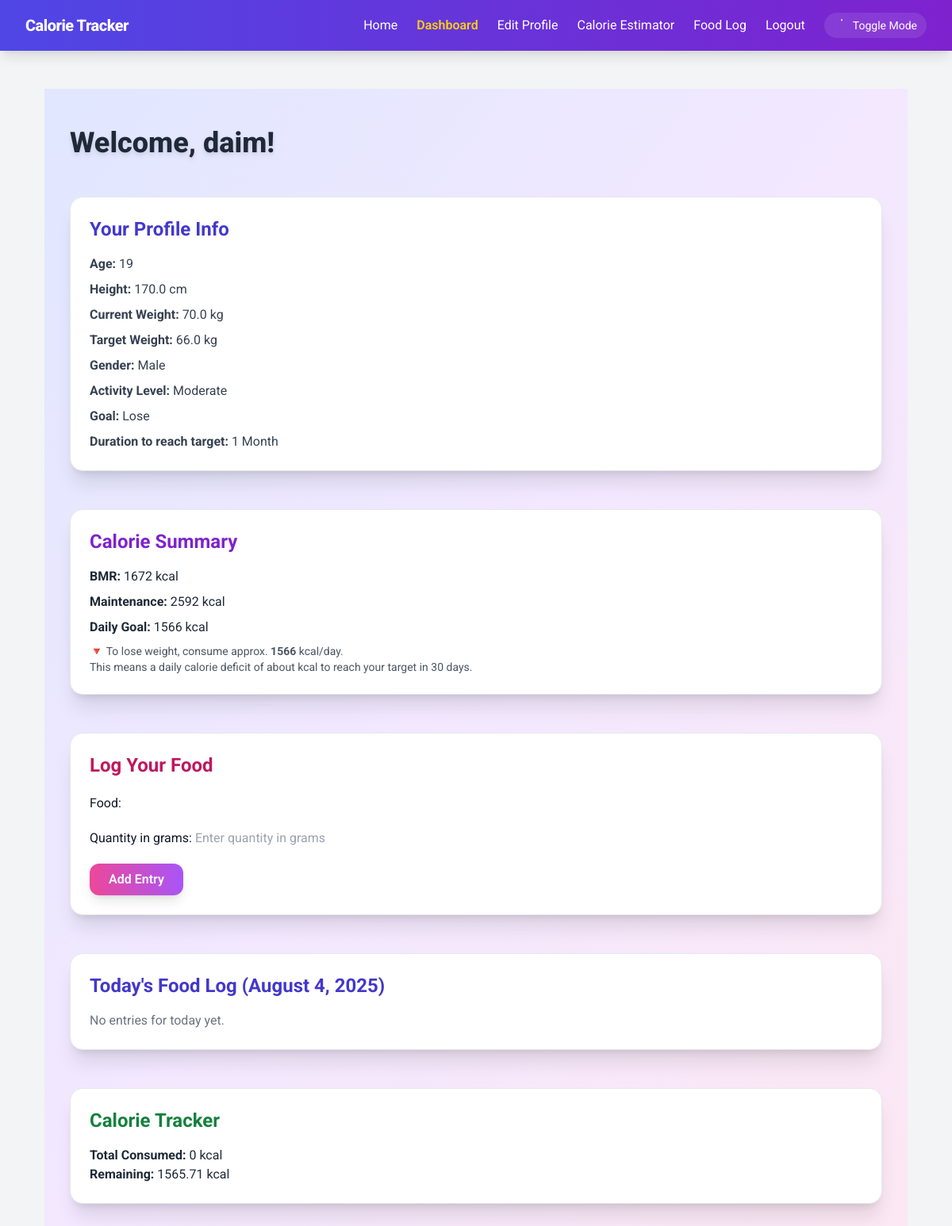
The page /dashboard/ (signed in) on the database its author committed.
### tracker/models.py (models this page shows, shortened)
class UserProfile(models.Model):
    GENDER_CHOICES = [
        ("male", "Male"),
        ("female", "Female")
    ]
    ACTIVITY_CHOICES = [
        ("sedentary", "Sedentary (little or no exercise)"),
        ("light", "Lightly active (light exercise 1–3 days/week)"),
        ("moderate", "Moderately active (3–5 days/week)"),
        ("active", "Active (6–7 days/week)"),
        ("very_active", "Very active (intense exercise daily)"),
    ]
    GOAL_CHOICES = [
        ("lose", "Lose Weight"),
        ("maintain", "Maintain Weight"),
        ("gain", "Gain Weight"),
    ]
    user = models.OneToOneField(User, on_delete=models.CASCADE)
    age = models.PositiveIntegerField()
    gender = models.CharField(max_length=10, choices=GENDER_CHOICES)
    height = models.FloatField(help_text="Height in centimeters")
    current_weight = models.FloatField(help_text="Current weight in kg")
    target_weight = models.FloatField(help_text="Target weight in kg")
    activity_level = models.CharField(max_length=20, choices=ACTIVITY_CHOICES)
    goal = models.CharField(max_length=10, choices=GOAL_CHOICES, default="maintain")

### tracker/views.py (the view)
# urls.py: path('dashboard/', views.dashboard_view, name='dashboard'),  # Main dashboard
@login_required
def dashboard_view(request):
    user = request.user
    today = datetime.date.today()
    profile, _ = UserProfile.objects.get_or_create(
        user=user,
        defaults={
            'age': 25,
            'gender': 'male',
            'height': 170,
            'current_weight': 70,
            'target_weight': 65,
            'activity_level': 'moderate',
            'goal': 'maintain',
        }
    )
    duration_days = 30  # Default to 30 days
    if request.method == 'POST' and 'duration_days' in request.POST:
        try:
            duration_days = int(request.POST.get('duration_days', 30))
        except ValueError:
            duration_days = 30
    if profile.gender == 'male':
        bmr = 10 * profile.current_weight + 6.25 * profile.height - 5 * profile.age + 5
    else:
        bmr = 10 * profile.current_weight + 6.25 * profile.height - 5 * profile.age - 161
    activity_multipliers = {
        'sedentary': 1.2,
        'light': 1.375,
        'moderate': 1.55,
        'active': 1.725,
        'very_active': 1.9,
    }
    multiplier = activity_multipliers.get(profile.activity_level, 1.2)
    maintenance = bmr * multiplier
    weight_diff = profile.target_weight - profile.current_weight
    total_calorie_change = weight_diff * 7700
    daily_calorie_change = total_calorie_change / duration_days if duration_days > 0 else 0
    goal = maintenance + daily_calorie_change
    if profile.goal == 'maintain':
        goal = maintenance  # override goal if maintain
    if request.method == 'POST':
        form = FoodEntryForm(request.POST)
        if form.is_valid():
            food = form.cleaned_data['food']
            quantity = form.cleaned_data['quantity_in_grams']
            prompt = f"How many calories in {quantity} grams of {food}? Only return a number."
            try:
                ai_response = ask_openrouter(prompt)
                calories = extract_number(ai_response)
                food_log = form.save(commit=False)
                food_log.user = user
                food_log.date = today
                food_log.calories = calories
                food_log.save()
                messages.success(
                    request,
                    f"✅ {food} ({quantity}g) contains {calories} calories. Entry added to your calorie tracker."
                )
                return redirect('dashboard')
            except Exception as e:
                messages.error(request, f"Error estimating calories: {e}")
        else:
            messages.error(request, "Invalid food entry.")
    else:
        form = FoodEntryForm()
    logs = DailyLog.objects.filter(user=user, date=today)
    total_consumed = sum(log.calories for log in logs)
    remaining = max(0, goal - total_consumed)
    latest_weight_log = WeightLog.objects.filter(user=user).order_by('-date').first()
    goal_message = ""
    if weight_diff < 0:
        goal_message = f"🔻 To lose weight, consume approx. {round(goal)} kcal/day over {duration_days} days"
    elif weight_diff > 0:
        goal_message = f"🔺 To gain weight, consume approx. {round(goal)} kcal/day over {duration_days} days"
    else:
        goal_message = f"☑ To maintain weight, consume approx. {round(goal)} kcal/day"
    context = {
        'form': form,
        'logs': logs,
        'total': round(total_consumed, 2),
        'remaining': round(remaining, 2),
        'goal': round(goal),
        'goal_message': goal_message,
        'profile': profile,
        'bmr': round(bmr),
        'maintenance': round(maintenance),
        'latest_weight_log': latest_weight_log,
        'today': today,
        'duration_days': duration_days,  # pass this so template can show/use it
    }
    return render(request, 'tracker/dashboard.html', context)

### tracker/forms.py
class FoodEntryForm(forms.ModelForm):
    class Meta:
        model = DailyLog
        fields = ['food', 'quantity_in_grams']
        widgets = {
            'quantity_in_grams': forms.NumberInput(attrs={'placeholder': 'Enter quantity in grams'})
        }

### tracker/templates/tracker/dashboard.html (shortened to what this page needs)
{% extends 'tracker/base.html' %}
{% block content %}
<div class="min-h-screen bg-gradient-to-br from-indigo-100 via-purple-100 to-pink-100 dark:from-gray-900 dark:via-gray-800 dark:to-gray-900 transition-all duration-500 px-6 py-12">
  <div class="max-w-5xl mx-auto space-y-12">
    <h1 class="text-4xl font-extrabold text-gray-800 dark:text-white drop-shadow-md">
      Welcome, {{ user.username }}!
    </h1>
    <section class="bg-white dark:bg-gray-800 rounded-2xl p-6 shadow-xl border border-gray-200 dark:border-gray-700 transition">
      <h2 class="text-2xl font-bold text-indigo-700 dark:text-indigo-300 mb-4">Your Profile Info</h2>
      <ul class="space-y-2 text-gray-700 dark:text-gray-200">
        <li><strong>Age:</strong> {{ profile.age }}</li>
        <li><strong>Height:</strong> {{ profile.height }} cm</li>
        <li><strong>Current Weight:</strong> {{ profile.current_weight }} kg</li>
        <li><strong>Target Weight:</strong> {{ profile.target_weight }} kg</li>
        <li><strong>Gender:</strong> {{ profile.gender|title }}</li>
        <li><strong>Activity Level:</strong> {{ profile.activity_level|title }}</li>
        <li><strong>Goal:</strong> {{ profile.goal|title }}</li>
        <li><strong>Duration to reach target:</strong>
          {% if duration_days == 30 %}
            1 Month
          {% elif duration_days == 90 %}
            3 Months
          {% elif duration_days == 180 %}
            6 Months
          {% else %}
            {{ duration_days }} days
          {% endif %}
        </li>
      </ul>
    </section>
    <section class="bg-white dark:bg-gray-800 rounded-2xl p-6 shadow-xl border border-gray-200 dark:border-gray-700 transition">
      <h2 class="text-2xl font-bold text-purple-700 dark:text-purple-300 mb-4">Calorie Summary</h2>
      <p class="mb-2 text-gray-800 dark:text-gray-200"><strong>BMR:</strong> {{ bmr }} kcal</p>
      <p class="mb-2 text-gray-800 dark:text-gray-200"><strong>Maintenance:</strong> {{ maintenance }} kcal</p>
      <p class="mb-2 text-gray-800 dark:text-gray-200"><strong>Daily Goal:</strong> {{ goal }} kcal</p>
      <div class="mt-2 text-sm text-gray-600 dark:text-gray-400">
        {% if profile.goal == 'lose' %}
          🔻 To lose weight, consume approx. <strong>{{ goal }}</strong> kcal/day.<br>
          This means a daily calorie deficit of about <strong>{{ daily_calorie_change_abs|floatformat:0 }}</strong> kcal to reach your target in {{ duration_days }} days.
        {% elif profile.goal == 'gain' %}
          🔺 To gain weight, consume approx. <strong>{{ goal }}</strong> kcal/day.<br>
          This means a daily calorie surplus of about <strong>{{ daily_calorie_change_abs|floatformat:0 }}</strong> kcal to reach your target in {{ duration_days }} days.
        {% else %}
          ☑ To maintain weight, consume approx. <strong>{{ goal }}</strong> kcal/day.
        {% endif %}
      </div>
    </section>
    <section class="bg-white dark:bg-gray-800 rounded-2xl p-6 shadow-xl border border-gray-200 dark:border-gray-700 transition">
      <h2 class="text-2xl font-bold text-pink-700 dark:text-pink-300 mb-4">Log Your Food</h2>
      <form method="post" class="space-y-5">
        {{ form.as_p }}
        <button
          type="submit"
          class="bg-gradient-to-r from-pink-500 to-purple-500 hover:from-pink-600 hover:to-purple-600 text-white font-semibold px-6 py-2 rounded-xl shadow-lg transition-all"
        >
          Add Entry
        </button>
      </form>
    </section>
    <section class="bg-white dark:bg-gray-800 rounded-2xl p-6 shadow-xl border border-gray-200 dark:border-gray-700 transition">
      <h2 class="text-2xl font-bold text-indigo-700 dark:text-indigo-300 mb-4">
        Today's Food Log ({{ today|date:"F j, Y" }})
      </h2>
      {% if logs %}
        <ul class="space-y-2 text-gray-700 dark:text-gray-300">
          {% for log in logs %}
            {% if log.date == today %}
              <li>
                <strong>{{ log.food.name }}</strong>: {{ log.quantity_in_grams }}g ({{ log.calories }} kcal)
              </li>
            {% endif %}
          {% endfor %}
        </ul>
      {% else %}
        <p class="text-gray-500 dark:text-gray-400">No entries for today yet.</p>
      {% endif %}
    </section>
    <section class="bg-white dark:bg-gray-800 rounded-2xl p-6 shadow-xl border border-gray-200 dark:border-gray-700 transition">
      <h2 class="text-2xl font-bold text-green-700 dark:text-green-300 mb-4">Calorie Tracker</h2>
      <p class="text-gray-800 dark:text-gray-200"><strong>Total Consumed:</strong> {{ total }} kcal</p>
      <p class="text-gray-800 dark:text-gray-200"><strong>Remaining:</strong> {{ remaining }} kcal</p>
    </section>
  </div>
</div>
{% endblock %}

### tracker/templates/tracker/base.html (style rules this page uses)
body { font-family: 'Roboto', sans-serif; }

### rows shown on the page
UserProfile: age "19", height "170.0", current_weight "70.0", target_weight "66.0", gender "Male", activity_level "Moderate", goal "Lose"

### other values the page prints
{{ user.username }} "daim"
{{ bmr }} "1672"
{{ maintenance }} "2592"
{{ goal }} "1566"
{{ duration_days }} "30"
{{ total }} "0"
{{ remaining }} "1565.71"
